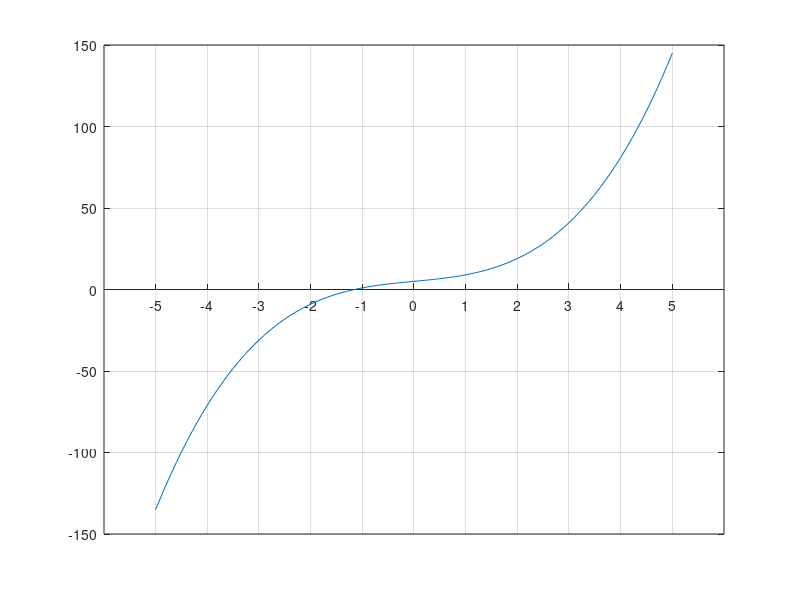

Write MATLAB code to recreate this figure.
%牛顿法求方程根*
clear, clc
x = -5:0.1:5;
f = @(x)(x.^3 + 3*x + 5);

hold on
box on
grid on
plot(x,f(x))
set(gca,'XAxisLocation','origin');  %x轴移到y=0处
xx = -5:5;
set(gca,'xtick',xx);                %设置x轴刻度（和数据有关）
set(gca,'xtickLabel',xx);           %设置x轴显示的刻度（和数据无关）

g = @(x)((2*x.^3 - 5)./(3*x.^2 + 3));
eps = 1e-5;
err = 10;
n = -2;

while err > eps
    y = g(n);
    err = abs(y - n);
    n = y;
end

fprintf('该方程的解为 %.4f\n',n)